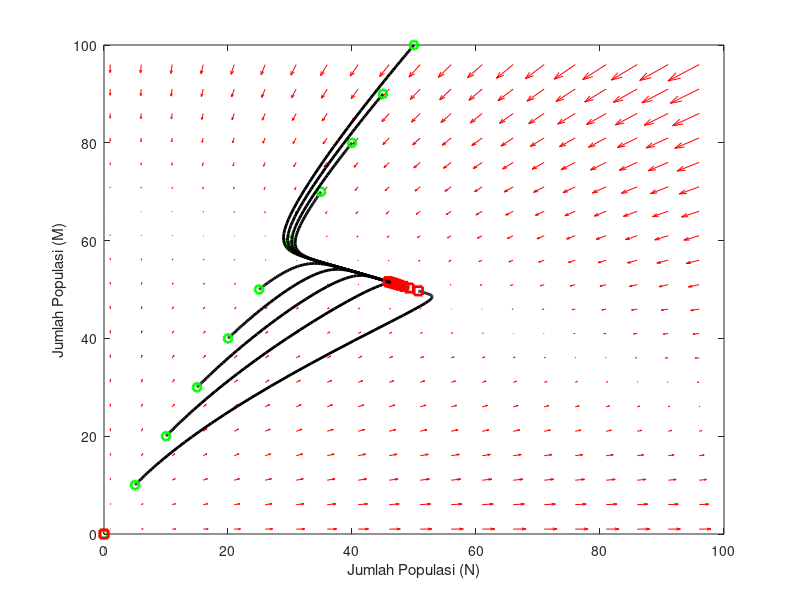

Here is the MATLAB script that generated this plot:
% Potret Fase Model Kompetisi Dua Populasi
% Membersihkan window
clear all; close all; clc


%inisialisasi
[x1, x2] = meshgrid(1:5:100, 1:5:100);
a1 = 0.3;
a2 = 0.2;
b11 = 0.002;
b12 = 0.004;
b21 = 0.001;
b22 = 0.003;
waktu = [0, 100];

% Plot isoclines dan lintasan bidang fase untuk memodelkan sistem persamaan:
x1dot = x1.*(a1-b11.*x1-b12.*x2);
x2dot = x2.*(a2-b21.*x1-b22.*x2);

% Membuat plot vektor dan quiver
figure (1);
quiver(x1,x2,x1dot, x2dot, 'r');


% Mendefinisikan model
f = @(t,y) [y(1).*(a1-b11.*y(1)-b12.*y(2)); y(2).*(a2-b21.*y(1)-b22.*y(2))];

hold on

% Menghitung fase potrait untuk kondisi awal yang berbeda dan plot lintasan fase 

for y0=0:10:100
	[ts, ys] = ode45(f, waktu, [y0/2, y0]);
	plot(ys(:,1), ys(:,2),'k','Linewidth',2.0)
	plot(ys(1,1),ys(1,2),'go','Linewidth',2.0) % starting point
	plot(ys(end,1),ys(end,2),'rs','Linewidth',2.0) % ending point
end

hold off

xlabel('Jumlah Populasi (N)');
ylabel('Jumlah Populasi (M)');
